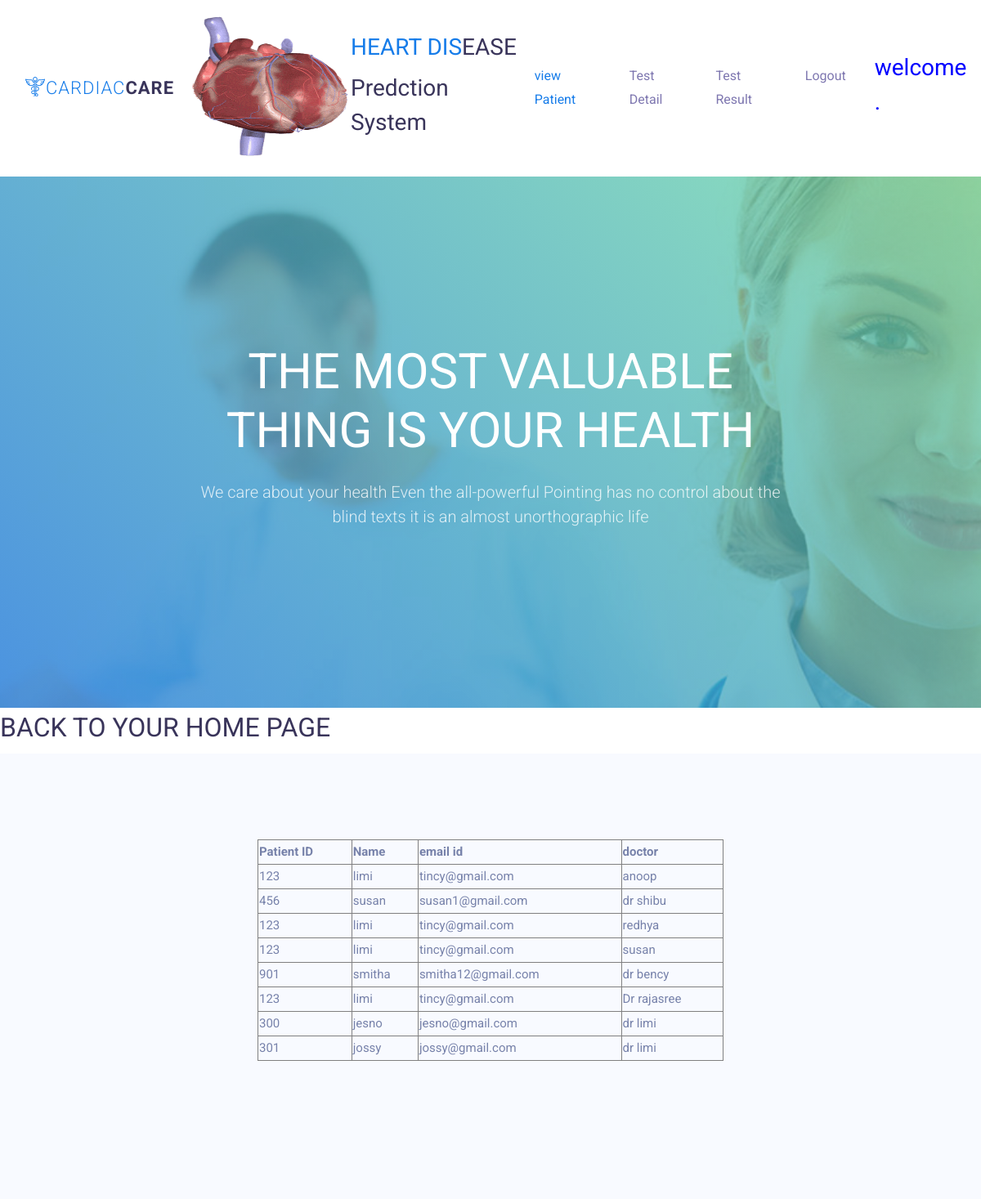
The app's page /remedic/labviewpatient.php with its own data.
### tables this page shows
CREATE TABLE `tbl_dtest` (
  `p_id` int(20) NOT NULL,
  `dname` text NOT NULL,
  `age` int(3) NOT NULL,
  `gender` varchar(7) NOT NULL,
  `angina` varchar(10) NOT NULL,
  `sugar` varchar(10) NOT NULL,
  `restecg` varchar(10) NOT NULL,
  `slope` varchar(10) NOT NULL,
  `ca` varchar(10) NOT NULL,
  `thal` varchar(10) NOT NULL,
  `bp` varchar(10) NOT NULL,
  `cholestrol` varchar(10) NOT NULL,
  `thalach` varchar(10) NOT NULL,
  `oldpeak` varchar(10) NOT NULL
);

CREATE TABLE `tbl_appointment` (
  `p_id` varchar(10) NOT NULL,
  `name` varchar(20) NOT NULL,
  `email` varchar(25) NOT NULL,
  `date` date NOT NULL,
  `time` time NOT NULL,
  `message` text NOT NULL
);

### remedic/labviewpatient.php (the view, shortened to what this page needs)
<!DOCTYPE html>
<html lang="en">
  <head>
    <link rel="stylesheet" href="css/open-iconic-bootstrap.min.css">
    <link rel="stylesheet" href="css/animate.css">
    <link rel="stylesheet" href="css/owl.carousel.min.css">
    <link rel="stylesheet" href="css/owl.theme.default.min.css">
    <link rel="stylesheet" href="css/magnific-popup.css">
    <link rel="stylesheet" href="css/aos.css">
    <link rel="stylesheet" href="css/ionicons.min.css">
    <link rel="stylesheet" href="css/bootstrap-datepicker.css">
    <link rel="stylesheet" href="css/jquery.timepicker.css">
    <link rel="stylesheet" href="css/flaticon.css">
    <link rel="stylesheet" href="css/icomoon.css">
    <link rel="stylesheet" href="css/style.css">
  </head>
  <body>
  <nav class="navbar navbar-expand-lg navbar-dark ftco_navbar bg-dark ftco-navbar-light" id="ftco-navbar">
    <div class="container">
      <a class="navbar-brand" href="index.html"><i class="flaticon-pharmacy"></i><span>CaRdIaC</span>CaRe</a>
<div>
		  <img src="images/Beating_Heart_animation.gif"  width="200" height="200">
		  </div>
		  <div class="art-shapes">
<h3 class="art-headline" data-left="2.51%">
    <a href="#">HEART DIS</a>EASE
</h3>
<h3 class="art-slogan" data-left="2.51%">Predction System</h3>
</div>
      <div class="collapse navbar-collapse" id="ftco-nav">
        <ul class="navbar-nav ml-auto">
          <li class="nav-item active"><a href="labviewpatient.php" class="nav-link">view Patient</a></li>
          <li class="nav-item"><a href="labtestdetail.php" class="nav-link">Test Detail</a></li>
          <li class="nav-item"><a href="labtestresult.php" class="nav-link">Test Result</a></li>
          <li class="nav-item"><a href="logout.php" class="nav-link">Logout</a></li>
        </ul>
      </div>
    </div>
	<?php
		  $usr=$_SESSION['username'];
		  echo "<h3>";
		  echo "<font color=blue>";
		  echo "welcome .".$usr;
		  echo "</font>";
		  echo "</h3>";
		  ?>
  </nav>
    <div class="hero-wrap" style="background-image: url('images/bg_1.jpg'); background-attachment:fixed;">
      <div class="overlay"></div>
      <div class="container">
        <div class="row no-gutters slider-text align-items-center justify-content-center" data-scrollax-parent="true">
          <div class="col-md-8 ftco-animate text-center">
            <h1 class="mb-4">The most valuable thing is your Health</h1>
            <p>We care about your health Even the all-powerful Pointing has no control about the blind texts it is an almost unorthographic life</p>
          </div>
        </div>
      </div>
    </div>
    <a href="labhome.php"><h2>BACK TO YOUR HOME PAGE</h2></a>
    <section class="ftco-section bg-light">
      <div class="container">
        <div class="row justify-content-center mb-5 pb-3">
 <?php
include('dbconnect.php');
$sql="SELECT u.p_id, e.name, e.email,u.dname FROM `tbl_appointment` AS e INNER JOIN `tbl_dtest` AS u ON e.p_id = u.p_id";
$data=mysql_query($sql,$con);
echo "<table border=1 align=center width=50%>";
echo "<tr><th>Patient ID</th><th>Name</th><th>email id</th><th>doctor</th></tr>";
while($row=mysql_fetch_array($data))
{
$pid=$row['p_id'];
$nam=$row['name'];
$em=$row['email'];
$dnam=$row['dname'];
echo "<tr><td>$pid</td><td>$nam</td><td>$em</td><td>$dnam</td></tr>";
}
?>
        </div>
      </div>
    </section>
  </body>
</html>

### records on screen
tbl_dtest: p "123", p.name "limi", p.email "tincy@gmail.com", dname "anoop"
tbl_dtest: p "456", p.name "susan", p.email "susan1@gmail.com", dname "dr shibu"
tbl_dtest: p "123", p.name "limi", p.email "tincy@gmail.com", dname "redhya"
tbl_dtest: p "123", p.name "limi", p.email "tincy@gmail.com", dname "susan"
tbl_dtest: p "901", p.name "smitha", p.email "smitha12@gmail.com", dname "dr bency"
tbl_dtest: p "123", p.name "limi", p.email "tincy@gmail.com", dname "Dr rajasree"
tbl_dtest: p "300", p.name "jesno", p.email "jesno@gmail.com", dname "dr limi"
tbl_dtest: p "301", p.name "jossy", p.email "jossy@gmail.com", dname "dr limi"
